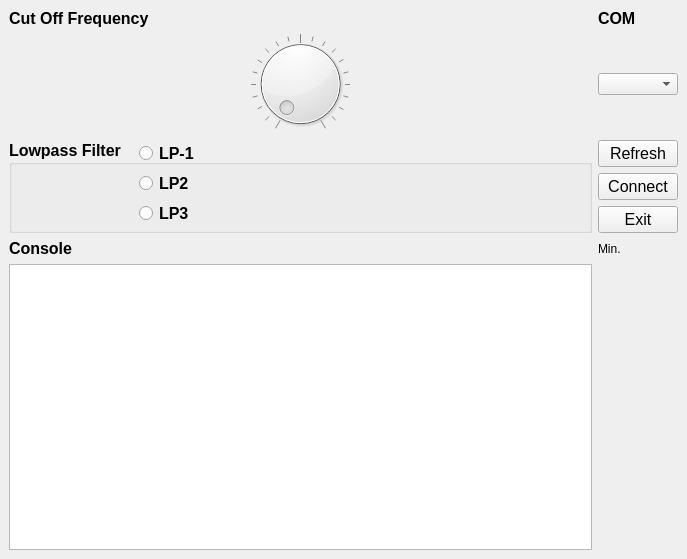
<?xml version="1.0" encoding="UTF-8"?>
<ui version="4.0">
 <class>MainWindow</class>
 <widget class="QMainWindow" name="MainWindow">
  <property name="geometry">
   <rect>
    <x>0</x>
    <y>0</y>
    <width>687</width>
    <height>559</height>
   </rect>
  </property>
  <property name="windowTitle">
   <string>Pseudo Random Noise Generator</string>
  </property>
  <widget class="QWidget" name="centralwidget">
   <layout class="QGridLayout" name="gridLayout">
    <item row="0" column="0" rowspan="2" colspan="3">
     <layout class="QGridLayout" name="gridLayout_5" rowstretch="0,0,0,0,0,0,0,0,0,0">
      <item row="4" column="2">
       <widget class="QPushButton" name="btnSet">
        <property name="font">
         <font>
          <pointsize>12</pointsize>
         </font>
        </property>
        <property name="text">
         <string>Connect</string>
        </property>
       </widget>
      </item>
      <item row="2" column="2">
       <widget class="QComboBox" name="cboxComport"/>
      </item>
      <item row="7" column="1">
       <widget class="QTextBrowser" name="textStatus">
        <property name="mouseTracking">
         <bool>false</bool>
        </property>
       </widget>
      </item>
      <item row="0" column="2">
       <widget class="QLabel" name="labelcom">
        <property name="enabled">
         <bool>true</bool>
        </property>
        <property name="font">
         <font>
          <pointsize>12</pointsize>
          <weight>75</weight>
          <bold>true</bold>
         </font>
        </property>
        <property name="text">
         <string>COM</string>
        </property>
        <property name="textFormat">
         <enum>Qt::RichText</enum>
        </property>
       </widget>
      </item>
      <item row="2" column="1">
       <widget class="QDial" name="fc">
        <property name="maximum">
         <number>20</number>
        </property>
        <property name="wrapping">
         <bool>false</bool>
        </property>
        <property name="notchesVisible">
         <bool>true</bool>
        </property>
       </widget>
      </item>
      <item row="3" column="2">
       <widget class="QPushButton" name="btnRefresh">
        <property name="font">
         <font>
          <pointsize>12</pointsize>
          <weight>50</weight>
          <bold>false</bold>
         </font>
        </property>
        <property name="text">
         <string>Refresh</string>
        </property>
       </widget>
      </item>
      <item row="6" column="1">
       <widget class="QLabel" name="labelStatus">
        <property name="enabled">
         <bool>true</bool>
        </property>
        <property name="font">
         <font>
          <pointsize>12</pointsize>
          <weight>75</weight>
          <bold>true</bold>
         </font>
        </property>
        <property name="text">
         <string>Console</string>
        </property>
       </widget>
      </item>
      <item row="5" column="2">
       <widget class="QPushButton" name="btnExit">
        <property name="font">
         <font>
          <pointsize>12</pointsize>
         </font>
        </property>
        <property name="text">
         <string>Exit</string>
        </property>
       </widget>
      </item>
      <item row="0" column="1">
       <widget class="QLabel" name="labelfc">
        <property name="font">
         <font>
          <pointsize>12</pointsize>
          <weight>75</weight>
          <bold>true</bold>
         </font>
        </property>
        <property name="text">
         <string>Cut Off Frequency</string>
        </property>
       </widget>
      </item>
      <item row="3" column="1" rowspan="3">
       <widget class="QGroupBox" name="groupBox">
        <property name="font">
         <font>
          <pointsize>12</pointsize>
          <weight>75</weight>
          <bold>true</bold>
         </font>
        </property>
        <property name="title">
         <string>Lowpass Filter</string>
        </property>
        <property name="flat">
         <bool>true</bool>
        </property>
        <property name="checkable">
         <bool>false</bool>
        </property>
        <widget class="QRadioButton" name="radio_lp1">
         <property name="geometry">
          <rect>
           <x>130</x>
           <y>0</y>
           <width>110</width>
           <height>26</height>
          </rect>
         </property>
         <property name="text">
          <string>LP-1</string>
         </property>
        </widget>
        <widget class="QRadioButton" name="radio_lp2">
         <property name="geometry">
          <rect>
           <x>130</x>
           <y>30</y>
           <width>110</width>
           <height>26</height>
          </rect>
         </property>
         <property name="text">
          <string>LP2</string>
         </property>
        </widget>
        <widget class="QRadioButton" name="radio_lp3">
         <property name="geometry">
          <rect>
           <x>130</x>
           <y>60</y>
           <width>131</width>
           <height>26</height>
          </rect>
         </property>
         <property name="text">
          <string>LP3</string>
         </property>
        </widget>
        <zorder>radio_lp1</zorder>
        <zorder>radio_lp2</zorder>
        <zorder>radio_lp3</zorder>
        <zorder>fc</zorder>
        <zorder>textStatus</zorder>
       </widget>
      </item>
      <item row="6" column="2">
       <widget class="QLabel" name="labelmin_value">
        <property name="text">
         <string>Min.</string>
        </property>
       </widget>
      </item>
     </layout>
    </item>
   </layout>
  </widget>
 </widget>
 <resources/>
 <connections/>
</ui>
